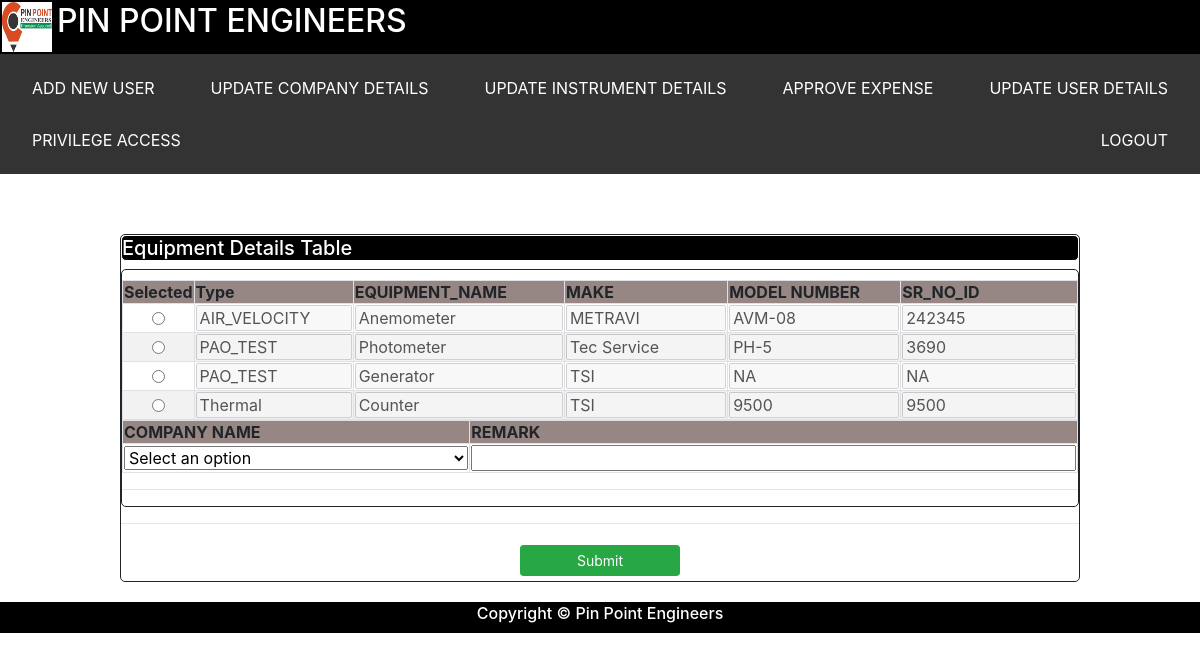
/request_instrument (signed in), run on the app's committed database.
### tables this page shows
CREATE TABLE equipment_master        
            (    Type varchar(255),
                EQUIPMENT_NAME varchar(255),
                MAKE varchar(255),
                MODEL_NUMBER varchar(255),
                SR_NO_ID varchar(255),
                DONE_DATE varchar(255),
                DUE_DATE varchar(255),
                STATUS varchar(255),
                ISSUED_TO varchar(255),
                COMPANY_NAME varchar(255),
                REMARK varchar(255));

### app.py (the view)
@app.route("/request_instrument")
def request_instrument():
    if 'user' in session:
        customer_details  = dbo.get_company_details()
        company_name_list = customer_details.COMPANY_NAME.unique().tolist()
        session_var = session['user']
        role        = session_var["role"]
        equipment_details   = dbo.get_available_equipment()
        equipment_list      = equipment_details.to_dict('records')
        return make_response(render_template('ELOGBOOK/request_instrument.html',
                             equipment_list=equipment_list,company_list=company_name_list, role = role),200)
    return make_response(render_template('LOGIN_PAGE/login.html'),200)

### db_dervices.py (called while the page is built)
    def get_available_equipment(self):
        try:
            stmt = "SELECT * from equipment_master where status='AVAILABLE' OR status='CLOSED'"
            cursor = self.conn.execute(stmt)
            equipment_list = []
            for row in cursor:
                equipment_list.append(list(row))
            equipment_frame = pd.DataFrame(equipment_list,columns = ['Type' ,'EQUIPMENT_NAME' ,'MAKE' ,'MODEL_NUMBER','SR_NO_ID' ,'DONE_DATE' ,'DUE_DATE','STATUS','ISSUED_TO','COMPANY_NAME' ,'REMARK'])
            return equipment_frame
        except Exception as e:
            return e

    def get_company_details(self):
        try:
            stmt = "SELECT * from company_details "
            cursor = self.conn.execute(stmt)
            company_list = []
            for row in cursor:
                company_list.append(list(row))
            company_frame = pd.DataFrame(company_list,columns = ['COMPANY_NAME', 'ADDRESS', 'REPORT_NUMBER'])
            return company_frame
        except Exception as e:
            return e

### templates/ELOGBOOK/request_instrument.html (shortened to what this page needs)
<html>
<head>
	<link rel="stylesheet" type="text/css" href="static/css/bootstrap.min.css">
	<link rel="stylesheet" type="text/css" href="static/css/styles.css">
</head>
<body>
<my-header></my-header>
	<div id="frame_container">
		<h5 id = "container_header">Equipment Details Table</h5>
		<div id="data_frame">
			<div class="frame">
				<div class="sections">
					<table class="code_tbl table-striped table-bordered">
						<tr>
						    <th>Selected</th>
							<th>Type</th>
							<th>EQUIPMENT_NAME</th>
							<th>MAKE</th>
							<th>MODEL NUMBER</th>
							<th>SR_NO_ID</th>
						</tr>
						{% for equipment in equipment_list %}
						<tr>
						    <td><input type="radio" id="{{equipment.SR_NO_ID}}" class="textfield" name="selected_eq" value="{{equipment.SR_NO_ID}}"></td>
							<td><input type="text" name="Type" class="textfield" value="{{equipment.Type}}"disabled ></td>
							<td><input type="text" name="EQUIPMENT_NAME" class="textfield" value="{{equipment.EQUIPMENT_NAME}}" disabled></td>
							<td><input type="text" name="MAKE" class="textfield" value="{{equipment.MAKE}}" disabled></td>
							<td><input type="text" name="MODEL_NUMBER" class="textfield" value="{{equipment.MODEL_NUMBER}}"disabled ></td>
							<td><input type="text" name="SR_NO_ID" class="textfield" value="{{equipment.SR_NO_ID}}" disabled></td>
						</tr>
						{% endfor %}
					</table>
					<table class="table-striped table-bordered">
					<tr>
					     <th>COMPANY NAME</th>
					      <th>REMARK</th>
					</tr>
					    <tr>
						    <td>
							<select class="textfield" name="company_name" id="company_name" style="width:100%">
							<option value="" selected>Select an option</option>
							</select>
							</td>
							<td><input type="text" name="remark" id="remark" class="textfield" value=""></td>
						</tr>
					</table>
					<hr size="10">
				</div>
			</div>
		</div>
		<hr size="10">
		<div id="action_row">
			<button id="submit_button" type="submit" class="btn btn-sm btn-success col-sm-2" onclick="request_instrument()">Submit</button>
		</div>
	</div>
<my-footer></my-footer>
</body>
</html>

### static/css/styles.css (style rules this page uses)
#frame_container { margin-top:5%; margin-left:10%; margin-right:10%; border-style: solid; border-width: 1px; border-radius: 5px; }
#container_header { border-style: solid; border-width: 1px; border-radius: 5px; background-color:#000000; color:#ffffff; display: flex; flex-wrap: wrap; }
#data_frame { width:100%; display:block; }
.frame { border-style: solid; border-width: 1px; border-radius: 5px; }
table { width:100%; }
.sections { padding-top:10px; }
th { background-color:#968784; }
input { width:100%; }
#action_row { width:100%; text-align:center; display:block; }
button { margin:5px; }

### data on the page
equipment_master: Type "AIR_VELOCITY", EQUIPMENT_NAME "Anemometer", MAKE "METRAVI", MODEL_NUMBER "AVM-08", SR_NO_ID "242345"
equipment_master: Type "PAO_TEST", EQUIPMENT_NAME "Photometer", MAKE "Tec Service", MODEL_NUMBER "PH-5", SR_NO_ID "3690"
equipment_master: Type "PAO_TEST", EQUIPMENT_NAME "Generator", MAKE "TSI", MODEL_NUMBER "NA", SR_NO_ID "NA"
equipment_master: Type "Thermal", EQUIPMENT_NAME "Counter", MAKE "TSI", MODEL_NUMBER "9500", SR_NO_ID "9500"
